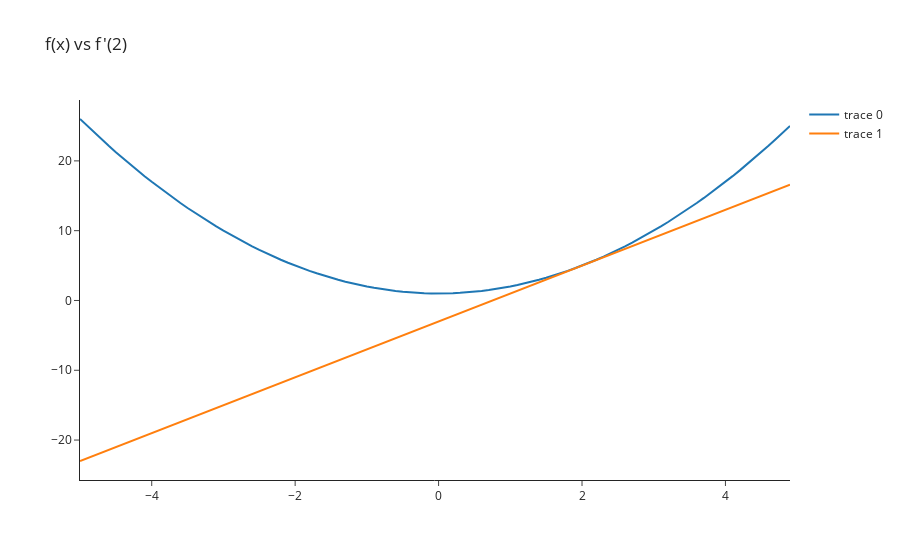

Notebook cell for this chart:
### Code cell
def d_f(x):
    return 2 * x


def tangent_line(slope, x, y):
    def line(x_):
        return slope * (x_ - x) + y

    return line


plot_function("f(x) vs f'(2)", f, fn2=tangent_line(d_f(2), 2, f(2)))
